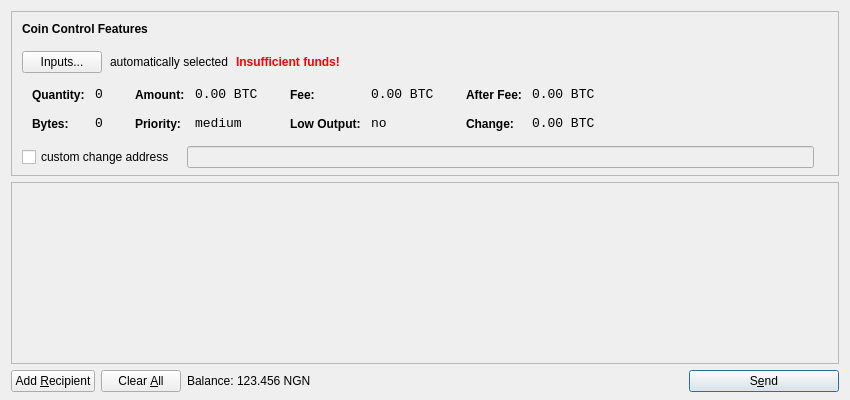
<?xml version="1.0" encoding="UTF-8"?>
<ui version="4.0">
 <class>SendCoinsDialog</class>
 <widget class="QDialog" name="SendCoinsDialog">
  <property name="geometry">
   <rect>
    <x>0</x>
    <y>0</y>
    <width>850</width>
    <height>400</height>
   </rect>
  </property>
  <property name="windowTitle">
   <string>Send Coins</string>
  </property>
  <layout class="QVBoxLayout" name="verticalLayout" stretch="0,1,0">
   <property name="bottomMargin">
    <number>8</number>
   </property>
   <item>
    <widget class="QFrame" name="frameCoinControl">
     <property name="sizePolicy">
      <sizepolicy hsizetype="Expanding" vsizetype="Expanding">
       <horstretch>0</horstretch>
       <verstretch>0</verstretch>
      </sizepolicy>
     </property>
     <property name="maximumSize">
      <size>
       <width>16777215</width>
       <height>16777215</height>
      </size>
     </property>
     <property name="frameShape">
      <enum>QFrame::StyledPanel</enum>
     </property>
     <property name="frameShadow">
      <enum>QFrame::Sunken</enum>
     </property>
     <layout class="QVBoxLayout" name="verticalLayoutCoinControl2">
      <property name="spacing">
       <number>-1</number>
      </property>
      <property name="leftMargin">
       <number>0</number>
      </property>
      <property name="topMargin">
       <number>0</number>
      </property>
      <property name="rightMargin">
       <number>0</number>
      </property>
      <property name="bottomMargin">
       <number>6</number>
      </property>
      <item>
       <layout class="QVBoxLayout" name="verticalLayoutCoinControl" stretch="0,0,0,0,1">
        <property name="spacing">
         <number>0</number>
        </property>
        <property name="leftMargin">
         <number>10</number>
        </property>
        <property name="topMargin">
         <number>10</number>
        </property>
        <item>
         <layout class="QHBoxLayout" name="horizontalLayoutCoinControl1">
          <property name="bottomMargin">
           <number>15</number>
          </property>
          <item>
           <widget class="QLabel" name="labelCoinControlFeatures">
            <property name="sizePolicy">
             <sizepolicy hsizetype="Preferred" vsizetype="Maximum">
              <horstretch>0</horstretch>
              <verstretch>0</verstretch>
             </sizepolicy>
            </property>
            <property name="font">
             <font>
              <weight>75</weight>
              <bold>true</bold>
             </font>
            </property>
            <property name="styleSheet">
             <string notr="true">font-weight:bold;</string>
            </property>
            <property name="text">
             <string>Coin Control Features</string>
            </property>
           </widget>
          </item>
         </layout>
        </item>
        <item>
         <layout class="QHBoxLayout" name="horizontalLayoutCoinControl2" stretch="0,0,0,0">
          <property name="spacing">
           <number>8</number>
          </property>
          <property name="bottomMargin">
           <number>10</number>
          </property>
          <item>
           <widget class="QPushButton" name="pushButtonCoinControl">
            <property name="styleSheet">
             <string notr="true"/>
            </property>
            <property name="text">
             <string>Inputs...</string>
            </property>
           </widget>
          </item>
          <item>
           <widget class="QLabel" name="labelCoinControlAutomaticallySelected">
            <property name="text">
             <string>automatically selected</string>
            </property>
            <property name="margin">
             <number>5</number>
            </property>
           </widget>
          </item>
          <item>
           <widget class="QLabel" name="labelCoinControlInsuffFunds">
            <property name="font">
             <font>
              <weight>75</weight>
              <bold>true</bold>
             </font>
            </property>
            <property name="styleSheet">
             <string notr="true">color:red;font-weight:bold;</string>
            </property>
            <property name="text">
             <string>Insufficient funds!</string>
            </property>
            <property name="margin">
             <number>5</number>
            </property>
           </widget>
          </item>
          <item>
           <spacer name="horizontalSpacerCoinControl">
            <property name="orientation">
             <enum>Qt::Horizontal</enum>
            </property>
            <property name="sizeHint" stdset="0">
             <size>
              <width>40</width>
              <height>1</height>
             </size>
            </property>
           </spacer>
          </item>
         </layout>
        </item>
        <item>
         <widget class="QWidget" name="widgetCoinControl" native="true">
          <property name="sizePolicy">
           <sizepolicy hsizetype="Preferred" vsizetype="Preferred">
            <horstretch>0</horstretch>
            <verstretch>0</verstretch>
           </sizepolicy>
          </property>
          <property name="minimumSize">
           <size>
            <width>0</width>
            <height>0</height>
           </size>
          </property>
          <property name="styleSheet">
           <string notr="true"/>
          </property>
          <layout class="QHBoxLayout" name="horizontalLayoutCoinControl5">
           <property name="margin">
            <number>0</number>
           </property>
           <item>
            <layout class="QHBoxLayout" name="horizontalLayoutCoinControl3" stretch="0,0,0,1">
             <property name="spacing">
              <number>20</number>
             </property>
             <property name="topMargin">
              <number>0</number>
             </property>
             <property name="bottomMargin">
              <number>10</number>
             </property>
             <item>
              <layout class="QFormLayout" name="formLayoutCoinControl1">
               <property name="horizontalSpacing">
                <number>10</number>
               </property>
               <property name="verticalSpacing">
                <number>14</number>
               </property>
               <property name="leftMargin">
                <number>10</number>
               </property>
               <property name="topMargin">
                <number>4</number>
               </property>
               <property name="rightMargin">
                <number>6</number>
               </property>
               <item row="0" column="0">
                <widget class="QLabel" name="labelCoinControlQuantityText">
                 <property name="styleSheet">
                  <string notr="true">font-weight:bold;</string>
                 </property>
                 <property name="text">
                  <string>Quantity:</string>
                 </property>
                 <property name="margin">
                  <number>0</number>
                 </property>
                </widget>
               </item>
               <item row="0" column="1">
                <widget class="QLabel" name="labelCoinControlQuantity">
                 <property name="font">
                  <font>
                   <family>Monospace</family>
                   <pointsize>10</pointsize>
                  </font>
                 </property>
                 <property name="cursor">
                  <cursorShape>IBeamCursor</cursorShape>
                 </property>
                 <property name="contextMenuPolicy">
                  <enum>Qt::ActionsContextMenu</enum>
                 </property>
                 <property name="text">
                  <string notr="true">0</string>
                 </property>
                 <property name="margin">
                  <number>0</number>
                 </property>
                 <property name="textInteractionFlags">
                  <set>Qt::LinksAccessibleByMouse|Qt::TextSelectableByKeyboard|Qt::TextSelectableByMouse</set>
                 </property>
                </widget>
               </item>
               <item row="1" column="0">
                <widget class="QLabel" name="labelCoinControlBytesText">
                 <property name="styleSheet">
                  <string notr="true">font-weight:bold;</string>
                 </property>
                 <property name="text">
                  <string>Bytes:</string>
                 </property>
                </widget>
               </item>
               <item row="1" column="1">
                <widget class="QLabel" name="labelCoinControlBytes">
                 <property name="font">
                  <font>
                   <family>Monospace</family>
                   <pointsize>10</pointsize>
                  </font>
                 </property>
                 <property name="cursor">
                  <cursorShape>IBeamCursor</cursorShape>
                 </property>
                 <property name="contextMenuPolicy">
                  <enum>Qt::ActionsContextMenu</enum>
                 </property>
                 <property name="text">
                  <string notr="true">0</string>
                 </property>
                 <property name="textInteractionFlags">
                  <set>Qt::LinksAccessibleByMouse|Qt::TextSelectableByKeyboard|Qt::TextSelectableByMouse</set>
                 </property>
                </widget>
               </item>
              </layout>
             </item>
             <item>
              <layout class="QFormLayout" name="formLayoutCoinControl2">
               <property name="horizontalSpacing">
                <number>10</number>
               </property>
               <property name="verticalSpacing">
                <number>14</number>
               </property>
               <property name="leftMargin">
                <number>6</number>
               </property>
               <property name="topMargin">
                <number>4</number>
               </property>
               <property name="rightMargin">
                <number>6</number>
               </property>
               <item row="0" column="0">
                <widget class="QLabel" name="labelCoinControlAmountText">
                 <property name="styleSheet">
                  <string notr="true">font-weight:bold;</string>
                 </property>
                 <property name="text">
                  <string>Amount:</string>
                 </property>
                 <property name="margin">
                  <number>0</number>
                 </property>
                </widget>
               </item>
               <item row="0" column="1">
                <widget class="QLabel" name="labelCoinControlAmount">
                 <property name="font">
                  <font>
                   <family>Monospace</family>
                   <pointsize>10</pointsize>
                  </font>
                 </property>
                 <property name="cursor">
                  <cursorShape>IBeamCursor</cursorShape>
                 </property>
                 <property name="contextMenuPolicy">
                  <enum>Qt::ActionsContextMenu</enum>
                 </property>
                 <property name="text">
                  <string notr="true">0.00 BTC</string>
                 </property>
                 <property name="textInteractionFlags">
                  <set>Qt::LinksAccessibleByMouse|Qt::TextSelectableByKeyboard|Qt::TextSelectableByMouse</set>
                 </property>
                </widget>
               </item>
               <item row="1" column="0">
                <widget class="QLabel" name="labelCoinControlPriorityText">
                 <property name="styleSheet">
                  <string notr="true">font-weight:bold;</string>
                 </property>
                 <property name="text">
                  <string>Priority:</string>
                 </property>
                </widget>
               </item>
               <item row="1" column="1">
                <widget class="QLabel" name="labelCoinControlPriority">
                 <property name="font">
                  <font>
                   <family>Monospace</family>
                   <pointsize>10</pointsize>
                  </font>
                 </property>
                 <property name="cursor">
                  <cursorShape>IBeamCursor</cursorShape>
                 </property>
                 <property name="contextMenuPolicy">
                  <enum>Qt::ActionsContextMenu</enum>
                 </property>
                 <property name="text">
                  <string>medium</string>
                 </property>
                 <property name="textInteractionFlags">
                  <set>Qt::LinksAccessibleByMouse|Qt::TextSelectableByKeyboard|Qt::TextSelectableByMouse</set>
                 </property>
                </widget>
               </item>
              </layout>
             </item>
             <item>
              <layout class="QFormLayout" name="formLayoutCoinControl3">
               <property name="horizontalSpacing">
                <number>10</number>
               </property>
               <property name="verticalSpacing">
                <number>14</number>
               </property>
               <property name="leftMargin">
                <number>6</number>
               </property>
               <property name="topMargin">
                <number>4</number>
               </property>
               <property name="rightMargin">
                <number>6</number>
               </property>
               <item row="0" column="0">
                <widget class="QLabel" name="labelCoinControlFeeText">
                 <property name="styleSheet">
                  <string notr="true">font-weight:bold;</string>
                 </property>
                 <property name="text">
                  <string>Fee:</string>
                 </property>
                 <property name="margin">
                  <number>0</number>
                 </property>
                </widget>
               </item>
               <item row="0" column="1">
                <widget class="QLabel" name="labelCoinControlFee">
                 <property name="font">
                  <font>
                   <family>Monospace</family>
                   <pointsize>10</pointsize>
                  </font>
                 </property>
                 <property name="cursor">
                  <cursorShape>IBeamCursor</cursorShape>
                 </property>
                 <property name="contextMenuPolicy">
                  <enum>Qt::ActionsContextMenu</enum>
                 </property>
                 <property name="text">
                  <string notr="true">0.00 BTC</string>
                 </property>
                 <property name="textInteractionFlags">
                  <set>Qt::LinksAccessibleByMouse|Qt::TextSelectableByKeyboard|Qt::TextSelectableByMouse</set>
                 </property>
                </widget>
               </item>
               <item row="1" column="0">
                <widget class="QLabel" name="labelCoinControlLowOutputText">
                 <property name="styleSheet">
                  <string notr="true">font-weight:bold;</string>
                 </property>
                 <property name="text">
                  <string>Low Output:</string>
                 </property>
                </widget>
               </item>
               <item row="1" column="1">
                <widget class="QLabel" name="labelCoinControlLowOutput">
                 <property name="font">
                  <font>
                   <family>Monospace</family>
                   <pointsize>10</pointsize>
                  </font>
                 </property>
                 <property name="cursor">
                  <cursorShape>IBeamCursor</cursorShape>
                 </property>
                 <property name="contextMenuPolicy">
                  <enum>Qt::ActionsContextMenu</enum>
                 </property>
                 <property name="text">
                  <string>no</string>
                 </property>
                 <property name="textInteractionFlags">
                  <set>Qt::LinksAccessibleByMouse|Qt::TextSelectableByKeyboard|Qt::TextSelectableByMouse</set>
                 </property>
                </widget>
               </item>
              </layout>
             </item>
             <item>
              <layout class="QFormLayout" name="formLayoutCoinControl4">
               <property name="horizontalSpacing">
                <number>10</number>
               </property>
               <property name="verticalSpacing">
                <number>14</number>
               </property>
               <property name="leftMargin">
                <number>6</number>
               </property>
               <property name="topMargin">
                <number>4</number>
               </property>
               <property name="rightMargin">
                <number>6</number>
               </property>
               <item row="0" column="0">
                <widget class="QLabel" name="labelCoinControlAfterFeeText">
                 <property name="styleSheet">
                  <string notr="true">font-weight:bold;</string>
                 </property>
                 <property name="text">
                  <string>After Fee:</string>
                 </property>
                 <property name="margin">
                  <number>0</number>
                 </property>
                </widget>
               </item>
               <item row="0" column="1">
                <widget class="QLabel" name="labelCoinControlAfterFee">
                 <property name="font">
                  <font>
                   <family>Monospace</family>
                   <pointsize>10</pointsize>
                  </font>
                 </property>
                 <property name="cursor">
                  <cursorShape>IBeamCursor</cursorShape>
                 </property>
                 <property name="contextMenuPolicy">
                  <enum>Qt::ActionsContextMenu</enum>
                 </property>
                 <property name="text">
                  <string notr="true">0.00 BTC</string>
                 </property>
                 <property name="textInteractionFlags">
                  <set>Qt::LinksAccessibleByMouse|Qt::TextSelectableByKeyboard|Qt::TextSelectableByMouse</set>
                 </property>
                </widget>
               </item>
               <item row="1" column="0">
                <widget class="QLabel" name="labelCoinControlChangeText">
                 <property name="styleSheet">
                  <string notr="true">font-weight:bold;</string>
                 </property>
                 <property name="text">
                  <string>Change:</string>
                 </property>
                </widget>
               </item>
               <item row="1" column="1">
                <widget class="QLabel" name="labelCoinControlChange">
                 <property name="font">
                  <font>
                   <family>Monospace</family>
                   <pointsize>10</pointsize>
                  </font>
                 </property>
                 <property name="cursor">
                  <cursorShape>IBeamCursor</cursorShape>
                 </property>
                 <property name="contextMenuPolicy">
                  <enum>Qt::ActionsContextMenu</enum>
                 </property>
                 <property name="text">
                  <string notr="true">0.00 BTC</string>
                 </property>
                 <property name="textInteractionFlags">
                  <set>Qt::LinksAccessibleByMouse|Qt::TextSelectableByKeyboard|Qt::TextSelectableByMouse</set>
                 </property>
                </widget>
               </item>
              </layout>
             </item>
            </layout>
           </item>
          </layout>
         </widget>
        </item>
        <item>
         <layout class="QHBoxLayout" name="horizontalLayoutCoinControl4" stretch="0,0,0">
          <property name="spacing">
           <number>12</number>
          </property>
          <property name="sizeConstraint">
           <enum>QLayout::SetDefaultConstraint</enum>
          </property>
          <property name="topMargin">
           <number>5</number>
          </property>
          <property name="rightMargin">
           <number>5</number>
          </property>
          <item>
           <widget class="QCheckBox" name="checkBoxCoinControlChange">
            <property name="text">
             <string>custom change address</string>
            </property>
           </widget>
          </item>
          <item>
           <widget class="QLineEdit" name="lineEditCoinControlChange">
            <property name="enabled">
             <bool>false</bool>
            </property>
            <property name="sizePolicy">
             <sizepolicy hsizetype="Expanding" vsizetype="Fixed">
              <horstretch>0</horstretch>
              <verstretch>0</verstretch>
             </sizepolicy>
            </property>
           </widget>
          </item>
          <item>
           <widget class="QLabel" name="labelCoinControlChangeLabel">
            <property name="sizePolicy">
             <sizepolicy hsizetype="Preferred" vsizetype="Expanding">
              <horstretch>0</horstretch>
              <verstretch>0</verstretch>
             </sizepolicy>
            </property>
            <property name="minimumSize">
             <size>
              <width>0</width>
              <height>0</height>
             </size>
            </property>
            <property name="text">
             <string/>
            </property>
            <property name="margin">
             <number>3</number>
            </property>
           </widget>
          </item>
         </layout>
        </item>
        <item>
         <spacer name="verticalSpacerCoinControl">
          <property name="orientation">
           <enum>Qt::Vertical</enum>
          </property>
          <property name="sizeHint" stdset="0">
           <size>
            <width>800</width>
            <height>1</height>
           </size>
          </property>
         </spacer>
        </item>
       </layout>
      </item>
     </layout>
    </widget>
   </item>
   <item>
    <widget class="QScrollArea" name="scrollArea">
     <property name="widgetResizable">
      <bool>true</bool>
     </property>
     <widget class="QWidget" name="scrollAreaWidgetContents">
      <property name="geometry">
       <rect>
        <x>0</x>
        <y>0</y>
        <width>830</width>
        <height>165</height>
       </rect>
      </property>
      <layout class="QVBoxLayout" name="verticalLayout_2">
       <property name="margin">
        <number>0</number>
       </property>
       <item>
        <layout class="QVBoxLayout" name="entries">
         <property name="spacing">
          <number>6</number>
         </property>
        </layout>
       </item>
       <item>
        <spacer name="verticalSpacer">
         <property name="orientation">
          <enum>Qt::Vertical</enum>
         </property>
         <property name="sizeHint" stdset="0">
          <size>
           <width>20</width>
           <height>40</height>
          </size>
         </property>
        </spacer>
       </item>
      </layout>
     </widget>
    </widget>
   </item>
   <item>
    <layout class="QHBoxLayout" name="horizontalLayout">
     <item>
      <widget class="QPushButton" name="addButton">
       <property name="toolTip">
        <string>Send to multiple recipients at once</string>
       </property>
       <property name="text">
        <string>Add &amp;Recipient</string>
       </property>
       <property name="icon">
        <iconset resource="../bitcoin.qrc">
         <normaloff>:/icons/add</normaloff>:/icons/add</iconset>
       </property>
       <property name="autoDefault">
        <bool>false</bool>
       </property>
      </widget>
     </item>
     <item>
      <widget class="QPushButton" name="clearButton">
       <property name="sizePolicy">
        <sizepolicy hsizetype="Minimum" vsizetype="Fixed">
         <horstretch>0</horstretch>
         <verstretch>0</verstretch>
        </sizepolicy>
       </property>
       <property name="toolTip">
        <string>Remove all transaction fields</string>
       </property>
       <property name="text">
        <string>Clear &amp;All</string>
       </property>
       <property name="icon">
        <iconset resource="../bitcoin.qrc">
         <normaloff>:/icons/remove</normaloff>:/icons/remove</iconset>
       </property>
       <property name="autoRepeatDelay">
        <number>300</number>
       </property>
       <property name="autoDefault">
        <bool>false</bool>
       </property>
      </widget>
     </item>
     <item>
      <layout class="QHBoxLayout" name="horizontalLayout_2">
       <property name="spacing">
        <number>3</number>
       </property>
       <item>
        <widget class="QLabel" name="label">
         <property name="text">
          <string>Balance:</string>
         </property>
        </widget>
       </item>
       <item>
        <widget class="QLabel" name="labelBalance">
         <property name="cursor">
          <cursorShape>IBeamCursor</cursorShape>
         </property>
         <property name="text">
          <string>123.456 NGN</string>
         </property>
         <property name="textInteractionFlags">
          <set>Qt::LinksAccessibleByMouse|Qt::TextSelectableByKeyboard|Qt::TextSelectableByMouse</set>
         </property>
        </widget>
       </item>
      </layout>
     </item>
     <item>
      <spacer name="horizontalSpacer">
       <property name="orientation">
        <enum>Qt::Horizontal</enum>
       </property>
       <property name="sizeHint" stdset="0">
        <size>
         <width>40</width>
         <height>20</height>
        </size>
       </property>
      </spacer>
     </item>
     <item>
      <widget class="QPushButton" name="sendButton">
       <property name="minimumSize">
        <size>
         <width>150</width>
         <height>0</height>
        </size>
       </property>
       <property name="toolTip">
        <string>Confirm the send action</string>
       </property>
       <property name="text">
        <string>S&amp;end</string>
       </property>
       <property name="icon">
        <iconset resource="../bitcoin.qrc">
         <normaloff>:/icons/send</normaloff>:/icons/send</iconset>
       </property>
       <property name="default">
        <bool>true</bool>
       </property>
      </widget>
     </item>
    </layout>
   </item>
  </layout>
 </widget>
 <resources>
  <include location="../bitcoin.qrc"/>
 </resources>
 <connections/>
</ui>
